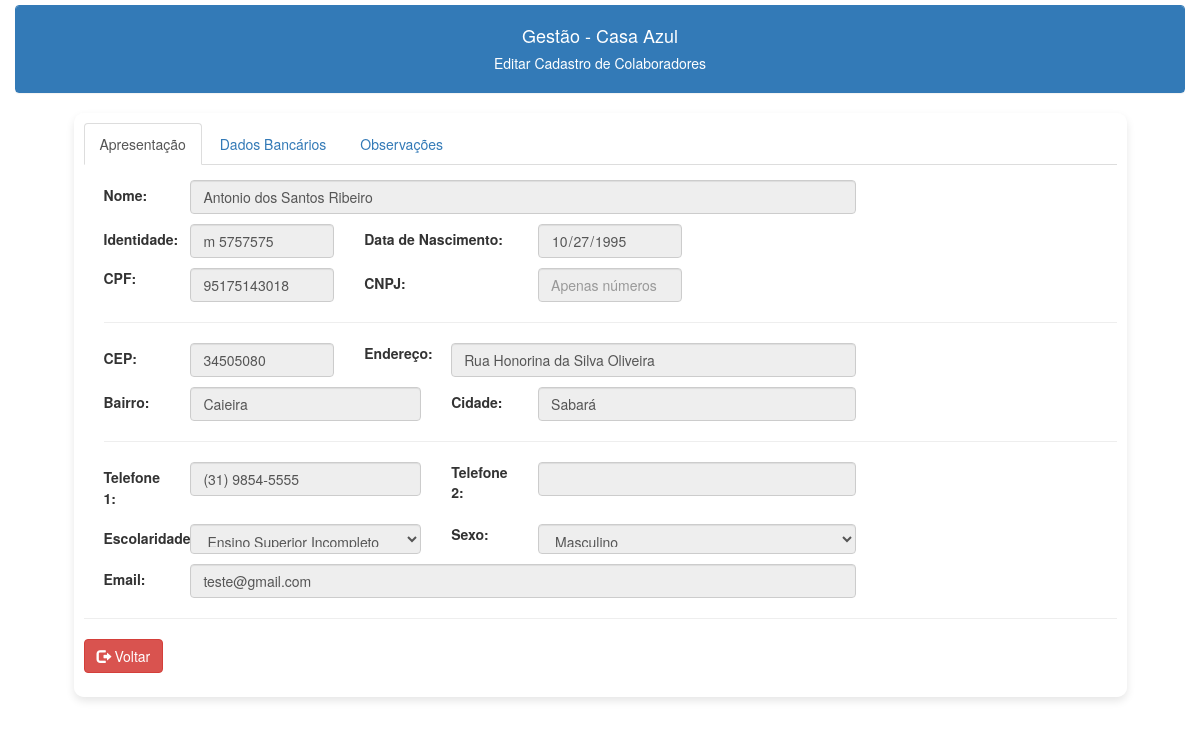
The app's page /instrutores/instrutores_visualizar.php?id=4 with its own data.
### tables this page shows
CREATE TABLE IF NOT EXISTS `instrutores` (
  `id` int NOT NULL AUTO_INCREMENT,
  `nome` varchar(150) NOT NULL,
  `cep` char(12) NOT NULL,
  `endereco` varchar(150) DEFAULT NULL,
  `bairro` varchar(100) DEFAULT NULL,
  `escolaridade` varchar(40) DEFAULT NULL,
  `fone1` varchar(20) DEFAULT NULL,
  `fone2` varchar(20) DEFAULT NULL,
  `fone3` varchar(20) DEFAULT NULL,
  `email` varchar(150) DEFAULT NULL,
  `id_curso` int NOT NULL DEFAULT '0',
  `datanasc` date DEFAULT NULL,
  `uf` char(2) NOT NULL,
  `cpf` char(11) NOT NULL,
  `identidade` varchar(20) NOT NULL,
  `cnpj` varchar(18) NOT NULL,
  `cidade` varchar(100) NOT NULL,
  `observacao` blob,
  `banco` char(50) DEFAULT NULL,
  `agencia` char(6) DEFAULT NULL,
  `conta` char(15) DEFAULT NULL,
  `titular` varchar(90) DEFAULT NULL,
  `sexo` char(1) NOT NULL,
  `tipo_conta` varchar(50) NOT NULL DEFAULT '',
  `chave_pix` varchar(100) DEFAULT NULL,
  `id_parceria` int DEFAULT NULL,
  `tipo_vinculacao` varchar(80) DEFAULT NULL,
  PRIMARY KEY (`id`) USING BTREE
);

### instrutores/instrutores_visualizar.php (the view, shortened to what this page needs)
<?php
include("../conexao.php");
include("../links.php");
$id = $_GET['id'];
if ($_SERVER['REQUEST_METHOD'] === 'GET') {
    $c_sql = "SELECT * FROM instrutores where id=$id";
    $result = $conection->query($c_sql);
    $registro = $result->fetch_assoc();
    $nome = $registro['nome'];
    $identidade = $registro['identidade'];
    $cpf = $registro['cpf'];
    $cnpj = $registro['cnpj'];
    $datanasc = $registro['datanasc'];
    $cep = $registro['cep'];
    $endereco = $registro['endereco'];
    $bairro = $registro['bairro'];
    $cidade = $registro['cidade'];
    $fone1 = $registro['fone1'];
    $fone2 = $registro['fone2'];
    $email = $registro['email'];
}
?>
<!DOCTYPE html>
<html lang="pt-BR">
<head>
    <link rel="stylesheet" href="/casaazul/css/basico.css">
</head>
<body>
    <div class="container-fluid">
        <div style="padding-top:5px;">
            <div class="panel panel-primary class">
                <div class="panel-heading text-center">
                    <h4>Gestão - Casa Azul</h4>
                    <h5>Editar Cadastro de Colaboradores<h5>
                </div>
            </div>
        </div>
        <div class="container content-box">
            <form method="POST" action="">
                <ul class="nav nav-tabs" role="tablist">
                    <li role="presentation" class="active"><a href="#apresentacao" aria-controls="apresentacao" role="tab" data-toggle="tab">Apresentação</a></li>
                    <li role="presentation"><a href="#bancos" aria-controls="bancos" role="tab" data-toggle="tab">Dados Bancários</a></li>
                    <li role="presentation"><a href="#observacao" aria-controls="observacao" role="tab" data-toggle="tab">Observações</a></li>
                </ul>
                <div class="tab-content">
                    <div role="tabpanel" class="tab-pane active" id="apresentacao">
                        <div style="padding-top:15px;padding-left:20px;">
                            <div class="row mb-3">
                                <label class="col-sm-1 col-form-label">Nome:</label>
                                <div class="col-sm-8">
                                    <input readonly type="text" name="nome" placeholder="Nome completo" class="form-control" maxlength="200" value="<?php echo $nome; ?>" required>
                                </div>
                            </div>
                            <div class="row mb-3">
                                <label class="col-sm-1 col-form-label">Identidade:</label>
                                <div class="col-sm-2">
                                    <input readonly type="text" name="identidade" class="form-control" maxlength="9" value="<?php echo $identidade; ?>" required>
                                </div>
                                <label class="col-sm-2 col-form-label">Data de Nascimento:</label>
                                <div class="col-sm-2">
                                    <input readonly type="date" name="datanasc" class="form-control" value="<?php echo $datanasc; ?>" required>
                                </div>
                            </div>
                            <div class="row mb-3">
                                 <label class="col-sm-1">CPF:</label>
                                <div class="col-sm-2">
                                    <input readonly type="text" placeholder="Apenas números" name="cpf" class="form-control" maxlength="11" value="<?php echo $cpf; ?>" required>
                                </div>
                                 <label class="col-sm-2 col-form-label">CNPJ:</label>
                                <div class="col-sm-2">
                                    <input readonly type="text" placeholder="Apenas números" name="cnpj" class="form-control" maxlength="14" value="<?php echo $cnpj; ?>">
                                </div>
                            </div>
                            <hr>
                            <div class="row mb-3">
                                <label class="col-sm-1 col-form-label">CEP:</label>
                                <div class="col-sm-2">
                                    <input readonly type="text" name="cep" id="cep" maxlength="12" class="form-control" value="<?php echo $cep; ?>" required>
                                </div>
                                <label class="col-sm-1">Endereço:</label>
                                <div class="col-sm-5">
                                    <input readonly type="text" name="endereco" id="endereco" class="form-control" maxlength="150" value="<?php echo $endereco; ?>" required>
                                </div>
                            </div>
                            <div class="row mb-3">
                                <label class="col-sm-1 col-form-label">Bairro:</label>
                                <div class="col-sm-3">
                                    <input readonly type="text" name="bairro" id="bairro" class="form-control" maxlength="120" value="<?php echo $bairro; ?>" required>
                                </div>
                                <label class="col-sm-1 col-form-label">Cidade:</label>
                                <div class="col-sm-4">
                                    <input readonly type="text" name="cidade" id="cidade" class="form-control" maxlength="120" value="<?php echo $cidade; ?>" required>
                                </div>
                            </div>
                            <hr>
                            <div class="row mb-3">
                                <label class="col-sm-1 col-form-label">Telefone 1:</label>
                                <div class="col-sm-3">
                                    <input readonly type="tel" name="fone1" class="form-control" maxlength="20" onkeyup="handlePhone(event)" value="<?php echo $fone1; ?>" required>
                                </div>
                                <label class="col-sm-1">Telefone 2:</label>
                                <div class="col-sm-4">
                                    <input readonly type="tel" name="fone2" class="form-control" maxlength="20" onkeyup="handlePhone(event)" value="<?php echo $fone2; ?>">
                                </div>
                            </div>
                            <div class="row mb-3">
                                <label class="col-sm-1 col-form-label">Escolaridade:</label>
                                <div class="col-sm-3">
                                    <select readonly name="escolaridade" class="form-control form-control-lg" required>
                                        <option value="Ensino Superior Incompleto" <?php echo (isset($registro['escolaridade']) && $registro['escolaridade'] === 'Ensino Superior Incompleto') ? 'selected' : ''; ?>>Ensino Superior Incompleto</option>
                                    </select>
                                </div>
                                <label class="col-sm-1">Sexo:</label>
                                <div class="col-sm-4">
                                    <select readonly name="sexo" class="form-control form-control-lg" class="form-control" required>
                                        <option value="M" <?php echo (isset($registro['sexo']) && $registro['sexo'] === 'M') ? 'selected' : ''; ?>>Masculino</option>
                                    </select>
                                </div>
                            </div>
                            <div class="row mb-3">
                                <label class="col-sm-1 col-form-label">Email:</label>
                                <div class="col-sm-8">
                                    <input readonly type="email" class="form-control" name="email" maxlength="150" value="<?php echo $email; ?>">
                                </div>
                            </div>
                        </div>
                    </div>
                    <hr>
                    <div class="row mb-3">
                        <div class="offset-sm-0 col-sm-3">
                            <a class='btn btn-danger' href='/casaazul/instrutores/instrutores_lista.php'><span class='glyphicon glyphicon-log-out'></span> Voltar</a>
                        </div>
                    </div>
            </form>
        </div>
    </div>
</body>
</html>

### css/basico.css (style rules this page uses)
.content-box { background-color: rgba(255, 255, 255, 0.9); padding: 10px; margin: 10px auto; width: 90%; max-width: 1400px; border-radius: 10px; box-shadow: 0 4px 8px rgba(0, 0, 0, 0.1); }

### records on screen
instrutores: nome "Antonio dos Santos Ribeiro", identidade "m 5757575", datanasc "10/27/1995", cpf "95175143018", cep "34505080", endereco "Rua Honorina da Silva Oliveira", bairro "Caieira", cidade "Sabará", fone1 "(31) 9854-5555", escolaridade "Ensino Superior Incompleto", sexo "Masculino", email "teste@gmail.com"
